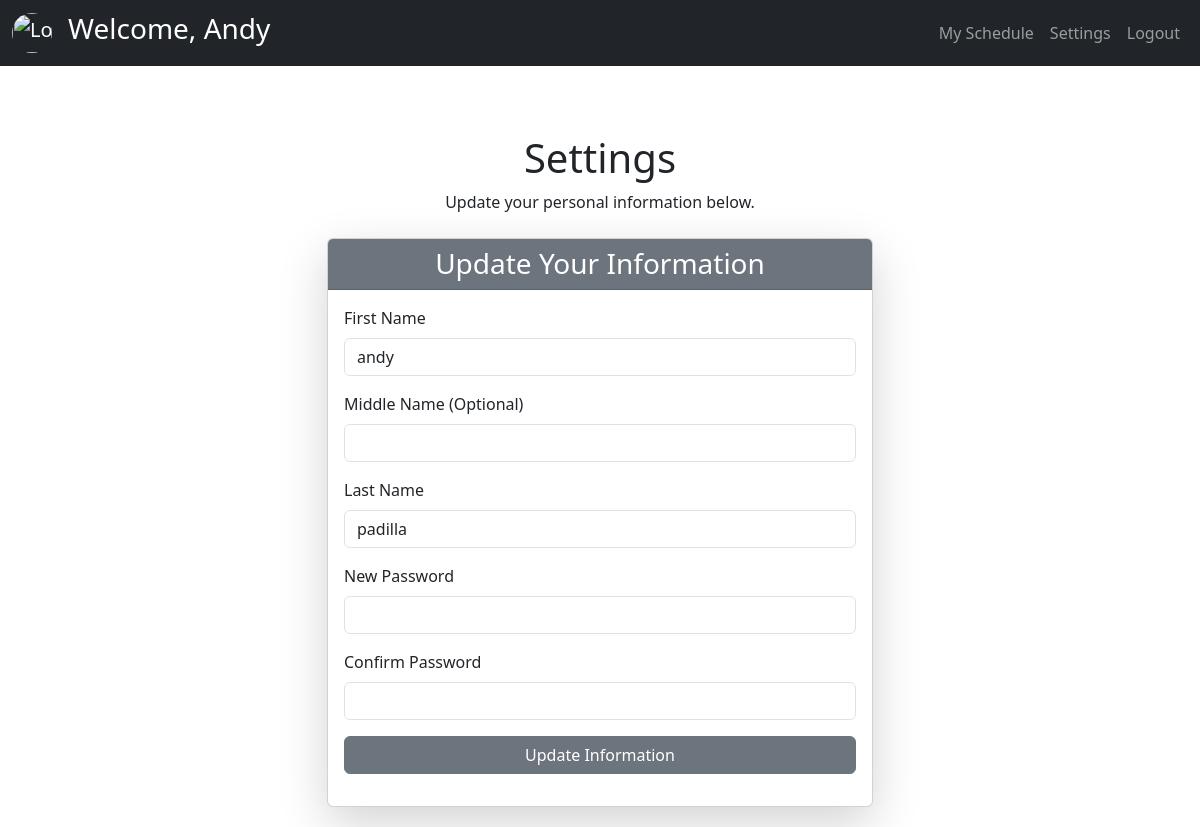
The page /teacher/settings.php (signed in) on the database as committed earlier.
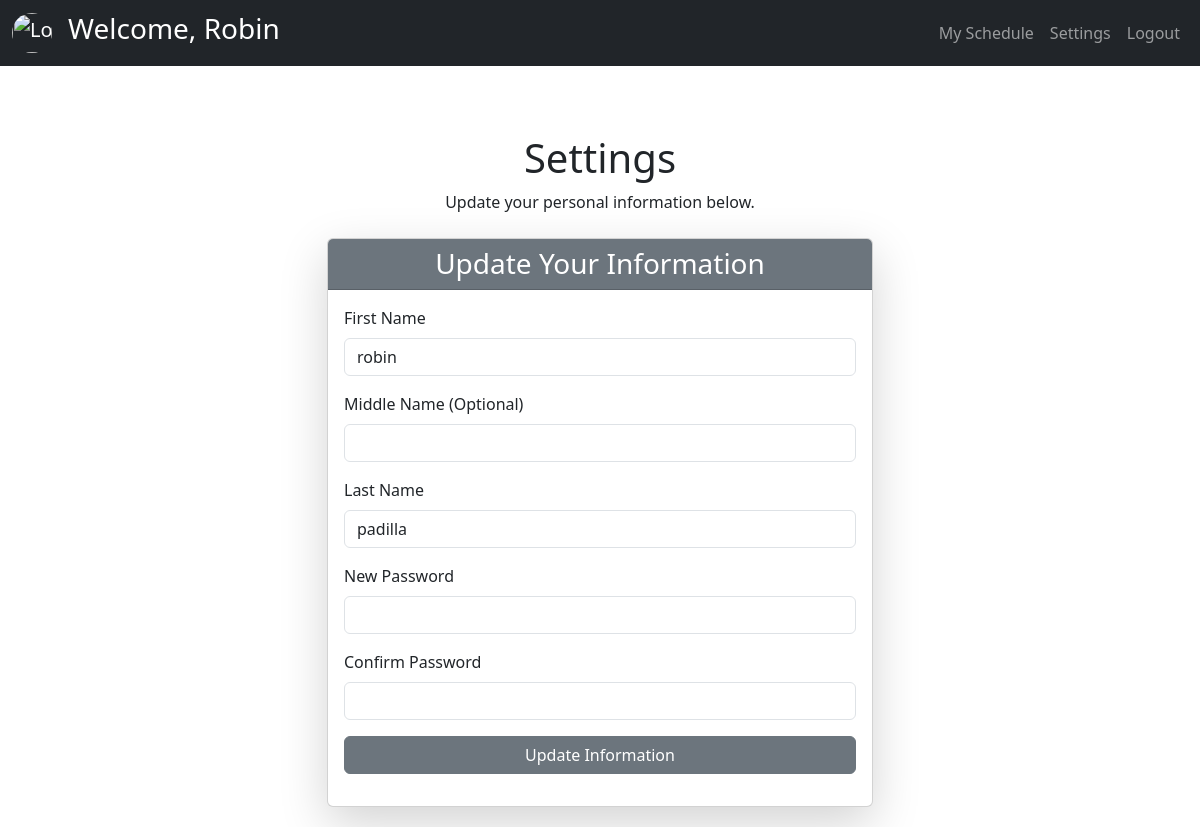
The same page on the database as committed later.
### tables this page shows
CREATE TABLE `tblfacultymember` (
  `teacher_id` int(11) NOT NULL,
  `ID_code` varchar(60) NOT NULL,
  `fname` varchar(60) NOT NULL,
  `mname` varchar(60) NOT NULL,
  `lname` varchar(60) NOT NULL,
  `designation` varchar(60) NOT NULL,
  `totalweekly_hrs` varchar(60) DEFAULT NULL,
  `Password` varchar(60) DEFAULT NULL,
  `teacher_status` int(11) NOT NULL DEFAULT 1 COMMENT '0=archive,1=active'
);

### teacher/backend/db.php (called while the page is built, shortened)
<?php
class db_connect
{
    public $host = db_host;
    public $user = db_user;
    public $pass = db_pass;
    public $name = db_name;
    public function connect()
    {
        try {
            $this->conn = new mysqli($this->host, $this->user, $this->pass, $this->name);
        } catch (\Throwable $th) {
            header("Location:setup.php");
        }
    }
}

### teacher/backend/class.php (called while the page is built, shortened)
<?php
include ('db.php');
class global_class extends db_connect
{
    public function fetch_teacher_detail($teacher_id) {
        $query = $this->conn->prepare("SELECT *
            FROM `tblfacultymember`
            WHERE teacher_status='1' AND teacher_id = ?");
        $query->bind_param("i", $teacher_id);
        if ($query->execute()) {
            $result = $query->get_result();
            return $result;
        } else {
            return false;
        }
    }
}

### teacher/settings.php (the view, shortened to what this page needs)
<?php
include "components/header.php";
?>
<h1 class="text-center mt-5">Settings</h1>
<p class="text-center">Update your personal information below.</p>
<div class="container mt-4">
    <div class="row justify-content-center">
        <div class="col-md-6">
            <div class="card shadow-lg">
                <div class="card-header bg-secondary text-white">
                    <h3 class="mb-0 text-center">Update Your Information</h3>
                </div>
                <div class="card-body">
                    <form id="frmUpdateAccountSetting">
                        <div class="mb-3">
                            <label for="firstName" class="form-label">First Name</label>
                            <input type="text" class="form-control" id="firstName" name="firstName" value="<?=$teacher['fname']?>" required>
                        </div>
                        <div class="mb-3">
                            <label for="middleName" class="form-label">Middle Name (Optional)</label>
                            <input type="text" class="form-control" id="middleName" name="middleName" value="<?=$teacher['mname']?>" >
                        </div>
                        <div class="mb-3">
                            <label for="lastName" class="form-label">Last Name</label>
                            <input type="text" class="form-control" id="lastName" name="lastName" value="<?=$teacher['lname']?>" required>
                        </div>
                        <div class="mb-3">
                            <label for="password" class="form-label">New Password</label>
                            <input type="password" class="form-control" id="newPassword" name="password">
                        </div>
                        <div class="mb-3">
                            <label for="password" class="form-label">Confirm Password</label>
                            <input type="password" class="form-control" id="confirmNewPassword" name="password">
                        </div>
                        <div class="d-grid">
                            <button type="submit" class="btn btn-secondary">Update Information</button>
                        </div>
                    </form>
                </div>
            </div>
        </div>
    </div>
</div>
<?php
include "components/footer.php";
?>

### teacher/components/header.php (shortened to what this page needs)
<?php
include('backend/class.php');
$db = new global_class();
$teacherDetails = $db->fetch_teacher_detail($_SESSION['teacher_id']);
$teacher = $teacherDetails->fetch_assoc();
?>
<head>
  <link href="https://cdn.jsdelivr.net/npm/bootstrap@5.3.3/dist/css/bootstrap.min.css" rel="stylesheet">
  <link rel="stylesheet" href="https://cdn.jsdelivr.net/npm/sweetalert2@11/dist/sweetalert2.min.css">
  <link rel="stylesheet" href="https://cdnjs.cloudflare.com/ajax/libs/AlertifyJS/1.13.1/css/alertify.css" />
  <link rel="stylesheet" href="css/header.css">
</head>
<body>
  <?php include "../function/PageLoader.php";?>
  <nav class="navbar navbar-expand-lg navbar-dark bg-dark">
    <div class="container-fluid">
      <a class="navbar-brand" href="#">
      <img src="https://encrypted-tbn0.gstatic.com/images?q=tbn:ANd9GcSiQc01tubeOKno4VlBcUlZ-OEjad8ChfAYOw&s" alt="Logo" class="rounded-circle" style="width: 40px; height: 40px; object-fit: cover;">
    </a>
    <h3 class="text-white">Welcome, <?=ucfirst($teacher['fname']);?></h3>
      <div class="collapse navbar-collapse" id="navbarNav">
        <ul class="navbar-nav ms-auto">
          <li class="nav-item">
            <a class="nav-link" href="index.php">My Schedule</a>
          </li>
          <li class="nav-item">
            <a class="nav-link" href="settings.php">Settings</a>
          </li>
          <li class="nav-item">
            <a class="nav-link" href="logout.php">Logout</a>
          </li>
        </ul>
      </div>
    </div>
  </nav>
  <div class="content">

### function/PageLoader.php (shortened to what this page needs)
</head>
<body>
</body>
</html>

### teacher/components/footer.php (shortened to what this page needs)
</div>
<link href="https://cdn.jsdelivr.net/npm/bootstrap-icons/font/bootstrap-icons.css" rel="stylesheet">
</body>
</html>

### teacher/css/header.css (style rules this page uses)
.content { transition: margin-left 0.3s ease; padding: 20px; }
.navbar { z-index: 1060; }
.content { z-index: 100; }

Rows that differ between the two databases and show on the page:
changed tblfacultymember "padilla": fname "Andy" → "Robin"; firstName "andy" → "robin"
